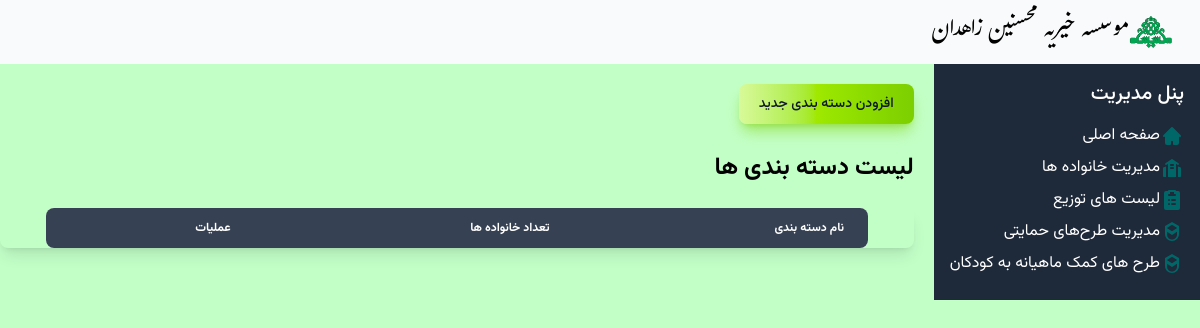
The page /family_type_list on the database as committed earlier.
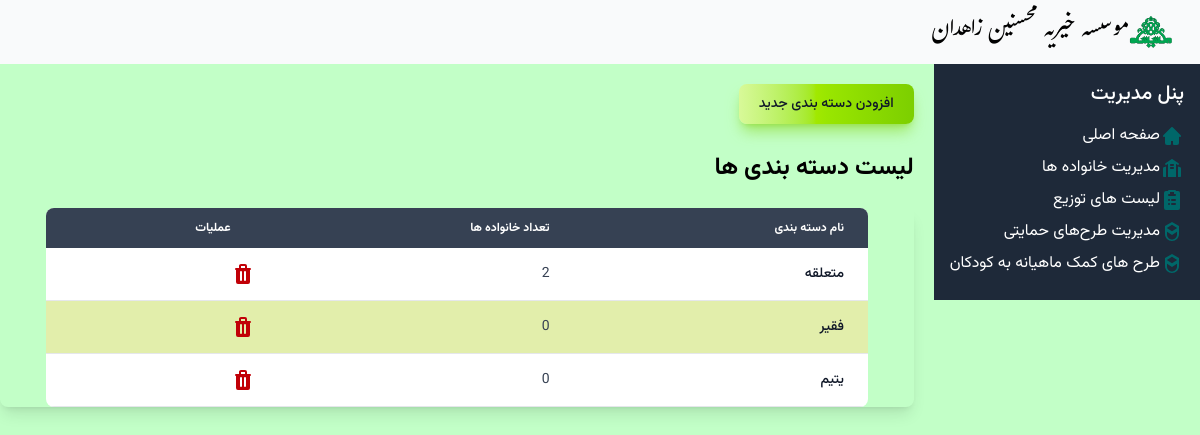
The same page on the database as committed later.
### Mohsenin/models.py (models this page shows, shortened)
class Family_Type(models.Model):
    name = models.CharField(max_length=30)

### Mohsenin/Views/family_type.py (the view)
# urls.py: path("family_type_list", family_type.Family_Type_List_View.as_view(), name="family_type_list"),
class Family_Type_List_View(ListView):
      template_name = "Family_types/family_type_list.html"
      model = Family_Type
      context_object_name = "family_types"
      def get_context_data(self, **kwargs):
            context = super().get_context_data(**kwargs)
            family_type_counts = Family_Type.objects.annotate(
            family_count=Count('family')
            ).values('name', 'family_count')
            family_types = {item['name']: item['family_count'] for item in family_type_counts}
            print(family_types)
            context['type_count'] = family_types
            return context

### Mohsenin/templates/Family_types/family_type_list.html (shortened to what this page needs)
{% extends "base.html" %}
{% block content %}
<div class="py-5 vazir-medium no-print">
<button type="button" class="text-gray-900 bg-gradient-to-r from-lime-200 via-lime-400 to-lime-500 hover:bg-gradient-to-br focus:ring-4 focus:outline-none focus:ring-lime-300 dark:focus:ring-lime-800 shadow-lg shadow-lime-500/50 dark:shadow-lg dark:shadow-lime-800/80 font-medium rounded-lg text-sm px-5 py-2.5 text-center me-2 mb-2"><a href="{% url 'family_type_create' %}">افزودن دسته بندی جدید</a></button>
</div>
<h2 class="vazir-bold text-2xl">لیست دسته بندی ها</h2>
<br>
<div class="relative overflow-x-auto shadow-lg sm:rounded-lg border-none border-gray-700">
<table style="width: 90%;margin: auto;" class="w-full text-sm rtl:text-right text-gray-700 bg-white rounded-lg overflow-hidden">
        <thead class="text-xs text-gray-700 uppercase bg-gray-700 text-white">
      <tr class='vazir-semibold'>
        <th scope="col" class="px-6 py-3 text-end">نام دسته بندی</th>
        <th scope="col" class="px-6 py-3 text-right">تعداد خانواده ها</th>
        <th scope="col" class="px-6 py-3 text-right">عملیات</th>
      </tr>
</thead>
<tbody>
    {% for family_type in family_types %}
    <tr class="border-b border-gray-200 hover:bg-gray-50  vazir-normal">
        <th scope="row" class="px-6 py-4 font-medium text-gray-900 whitespace-nowrap">{{ family_type.name }}</th>
          <td class="px-6 py-4">
            {% for key,val in type_count.items %}
                  {% if key == family_type.name %}
                    {{ val }}
                  {% endif %}
            {% endfor %}
          </td>
        <td  class="no-print">
            <div class="flex space-x-1">
            <a href="{% url 'family_type_delete' family_type.pk %}"class="text-red-700 text-sm">
            </a>
        </div>
            </td>
    </tr>
    {% endfor %}
</tbody>
</table>
</div>
{% endblock %}

Rows that differ between the two databases and show on the page:
added Family_Type: name "متعلقه", type_count "2"
added Family_Type: name "فقیر", type_count "0"
added Family_Type: name "یتیم", type_count "0"
